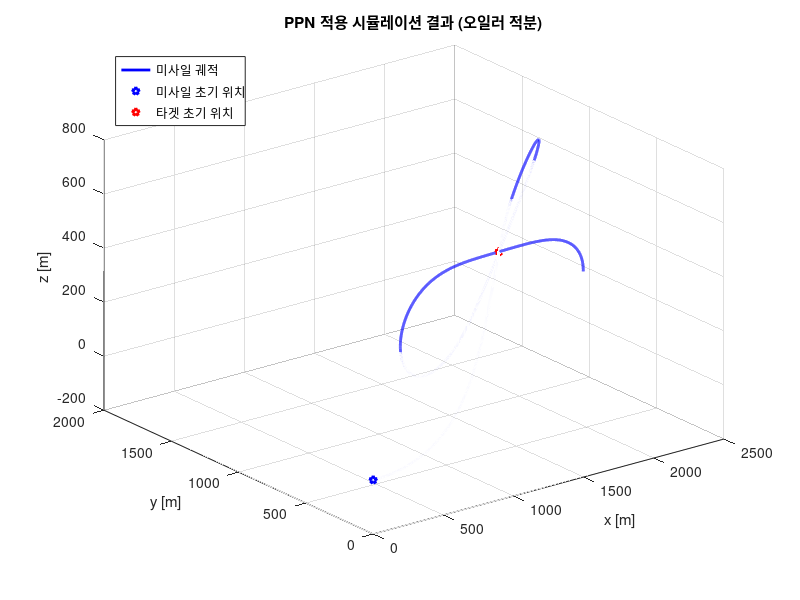
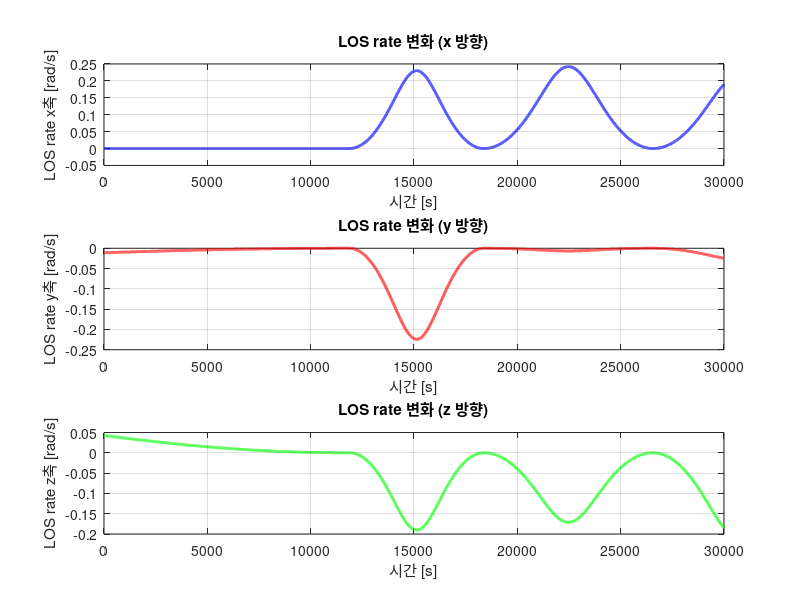
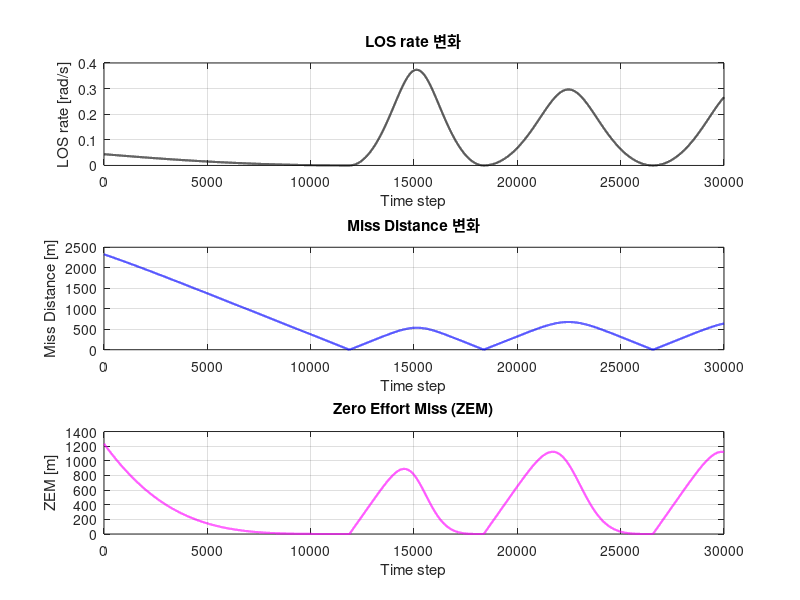
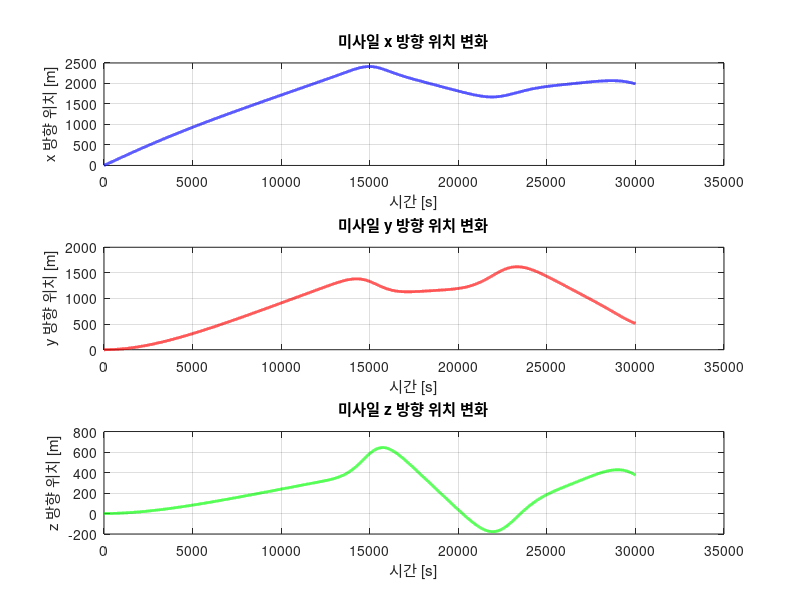

Write MATLAB code to recreate these figures, in order. (Note: this script raises an error after producing the figures.)
%% Psuedo 6 DoF Simulation
% simulation for heliocopter case
clc; 
clear; 
close all;
% 시뮬레이션 조건 정의
r_m0 = [0; 0; 0];
v_m0 = [200; 0; 0];
r_t0 = [2000; 1150; 300];
v_t0 = [0; 0; 0];
N = 4;
% 유도탄 및 표적의 위치, 속도
r_m = r_m0;
v_m = v_m0;
r_t = r_t0;
v_t = v_t0;
% 잔여거리 벡터 및 상대 속도 계산
r_tm = r_t - r_m;
v_tm = v_t - v_m;
v_mt = v_m - v_t;
% 3차원 공간에서 LOS rate 계산
OMEGA_tm = cross(r_tm, v_tm) / (norm(r_tm))^2;

OMEGA_tm_record = [];  % LOS rate 기록용 배열

% 3차원 PPN 유도 명령 생성
u_ppn = N * cross(OMEGA_tm, v_m);
% 타겟의 속도 0 m/s(고정된 타겟)
u_t = [0; 0; 0];

t = 0;
dt = 0.001;
% 결과 저장 변수 정의
xm0 = [r_m0; v_m0];
xt0 = [r_t0; v_t0];
xm = [r_m0; v_m0];
xm_record1 = xm.';
xt = [r_t0; v_t0];
xt_record1 = xt.';

los_rate_record = []; % LOS rate 저장
zem_record = []; % ZEM 저장
miss_distance = inf; % 미스 거리 (무한대, 초기)
miss_distance_record = [];  % Miss Distance 저장 배열

% t_m = []; % 시간 기록용 배열

%% PPN 시뮬레이션 (오일러 적분 적용)
while t < 30
    % 유도탄 및 표적의 위치, 속도
    r_m = xm(1:3,1);
    v_m = xm(4:6,1);
    r_t = xt(1:3,1);
    v_t = xt(4:6,1);
    % 잔여거리 벡터 및 상대 속도 계산
    r_tm = r_t - r_m;
    v_tm = v_t - v_m;
    v_mt = v_m - v_t;
    % 3차원 공간에서 LOS rate 계산
    OMEGA_tm = cross(r_tm, v_tm) / (norm(r_tm))^2;

    OMEGA_tm_record = [OMEGA_tm_record; OMEGA_tm']; % LOS rate 기록


    los_rate = norm(OMEGA_tm); % LOS rate 크기 저장
    % ZEM 계산
    t_go = norm(r_tm) / norm(v_tm); % 예상 충돌 시간
    zem = norm(r_tm + v_tm * t_go); % ZEM 계산
    % 3차원 PPN 유도 명령 생성
    u_ppn = N * cross(OMEGA_tm, v_m);
    % 오일러 적분 적용
    xm(1:3,1) = xm(1:3,1) + xm(4:6,1) * dt; % 위치 업데이트
    xm(4:6,1) = xm(4:6,1) + u_ppn * dt; % 속도 업데이트
    xm_record1 = [xm_record1; xm.'];
    xt(1:3,1) = xt(1:3,1) + xt(4:6,1) * dt; % 위치 업데이트
    xt(4:6,1) = xt(4:6,1) + u_t * dt; % 속도 업데이트
    xt_record1 = [xt_record1; xt.'];

    % 미스 거리 업데이트
    current_miss_distance = norm(r_tm);
    miss_distance_record = [miss_distance_record; current_miss_distance];
    if current_miss_distance < miss_distance
        miss_distance = current_miss_distance;
    end

    % 값 저장
    los_rate_record = [los_rate_record; los_rate];
    zem_record = [zem_record; zem];

    t = t + dt;
    % t_m = [t_m; t]; % 현재 시간 값 추가
end

duration_ppn = t;

%% PPN 시뮬레이션 결과 Plot
close all;
figure;
plot3(xm_record1(:,1),xm_record1(:,2),xm_record1(:,3),'b','LineWidth',2)
hold on
plot3(r_m0(1,1),r_m0(2,1),r_m0(3,1),'bp','LineWidth',2)
% plot3(xt_record1(:,1),xt_record1(:,2),xt_record1(:,3),'r','LineWidth',2)
plot3(r_t0(1,1),r_t0(2,1),r_t0(3,1),'rp','LineWidth',2)
legend({'미사일 궤적','미사일 초기 위치','타겟 초기 위치'},'Location','northwest','NumColumns',1)
xlabel('x [m]')
ylabel('y [m]')
zlabel('z [m]')
grid on
title("PPN 적용 시뮬레이션 결과 (오일러 적분)")
hold off

figure;
subplot(3,1,1);
plot(OMEGA_tm_record(:,1), 'b', 'LineWidth', 2);
xlabel('시간 [s]');
ylabel('LOS rate x축 [rad/s]');
title('LOS rate 변화 (x 방향)');
grid on;
subplot(3,1,2);
plot(OMEGA_tm_record(:,2), 'r', 'LineWidth', 2);
xlabel('시간 [s]');
ylabel('LOS rate y축 [rad/s]');
title('LOS rate 변화 (y 방향)');
grid on;
subplot(3,1,3);
plot(OMEGA_tm_record(:,3), 'g', 'LineWidth', 2);
xlabel('시간 [s]');
ylabel('LOS rate z축 [rad/s]');
title('LOS rate 변화 (z 방향)');
grid on;


figure
subplot(3,1,1);
plot(los_rate_record, 'k', 'LineWidth', 1.5)
xlabel('Time step'), ylabel('LOS rate [rad/s]')
grid on, title('LOS rate 변화')
subplot(3,1,2);
plot(miss_distance_record, 'b', 'LineWidth', 1.5)
xlabel('Time step'), ylabel('Miss Distance [m]')
grid on, title('Miss Distance 변화')
subplot(3,1,3);
plot(zem_record, 'm', 'LineWidth', 1.5)
xlabel('Time step'), ylabel('ZEM [m]')
grid on, title('Zero Effort Miss (ZEM)')

figure;
subplot(3,1,1);
plot(xm_record1(:,1), 'b', 'LineWidth', 2);
xlabel('시간 [s]');
ylabel('x 방향 위치 [m]');
title('미사일 x 방향 위치 변화');
grid on;
subplot(3,1,2);
plot(xm_record1(:,2), 'r', 'LineWidth', 2);
xlabel('시간 [s]');
ylabel('y 방향 위치 [m]');
title('미사일 y 방향 위치 변화');
grid on;
subplot(3,1,3);
plot(xm_record1(:,3), 'g', 'LineWidth', 2);
xlabel('시간 [s]');
ylabel('z 방향 위치 [m]');
title('미사일 z 방향 위치 변화');
grid on;

figure;
subplot(3,1,1);
plot(xm_record1(:,4), 'b', 'LineWidth', 2);
xlabel('시간 [s]');
ylabel('x 방향 속도 [m/s]');
title('미사일 x 방향 속도 변화');
grid on;
subplot(3,1,2);
plot(xm_record1(:,5), 'r', 'LineWidth', 2);
xlabel('시간 [s]');
ylabel('y 방향 속도 [m/s]');
title('미사일 y 방향 속도 변화');
grid on;
subplot(3,1,3);
plot(xm_record1(:,6), 'g', 'LineWidth', 2);
xlabel('시간 [s]');
ylabel('z 방향 속도 [m/s]');
title('미사일 z 방향 속도 변화');
grid on;

% 가속도 계산
acc_x = diff(xm_record1(:,4)) / dt;
acc_y = diff(xm_record1(:,5)) / dt;
acc_z = diff(xm_record1(:,6)) / dt;
figure;
subplot(3,1,1);
plot(acc_x, 'b', 'LineWidth', 2);
xlabel('시간 [s]'); ylabel('x 가속도 [m/s²]');
title('미사일 x 방향 가속도 변화');
grid on;
subplot(3,1,2);
plot(acc_y, 'r', 'LineWidth', 2);
xlabel('시간 [s]'); ylabel('y 가속도 [m/s²]');
title('미사일 y 방향 가속도 변화');
grid on;
subplot(3,1,3);
plot(acc_z, 'g', 'LineWidth', 2);
xlabel('시간 [s]'); ylabel('z 가속도 [m/s²]');
title('미사일 z 방향 가속도 변화');
grid on;